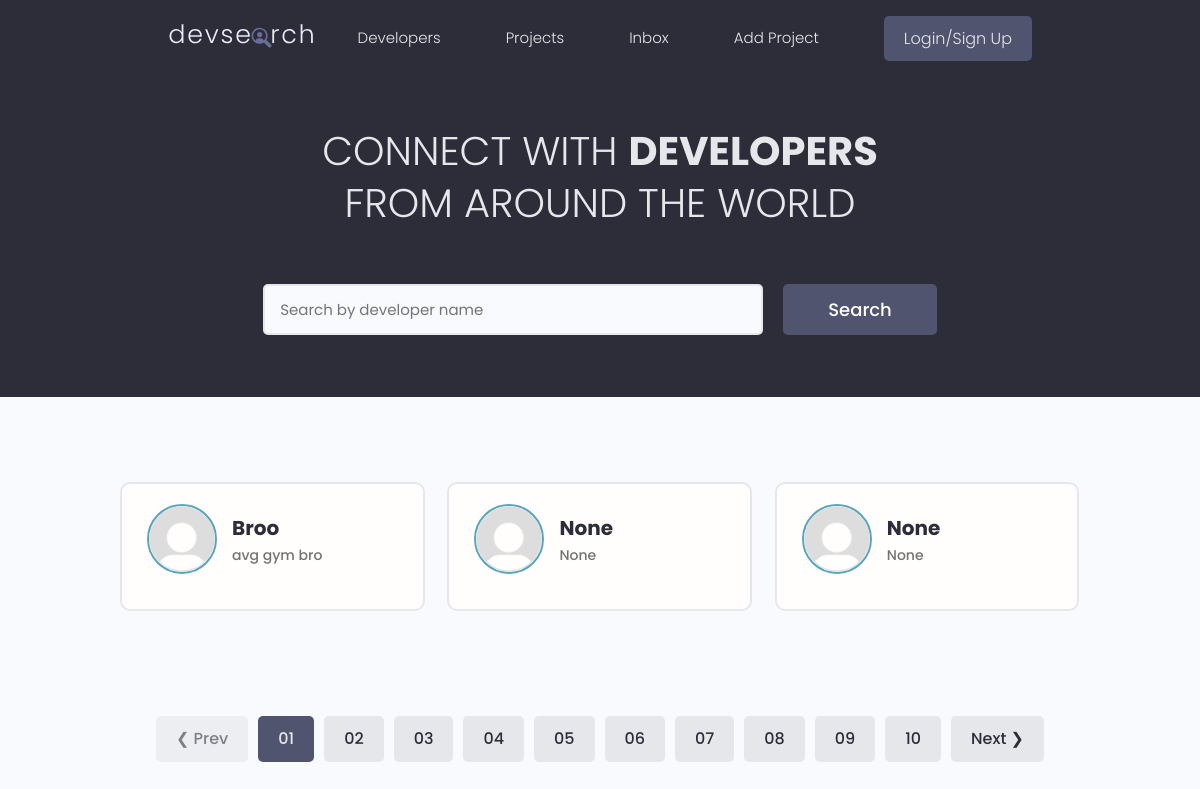
Before: / with the older database file.
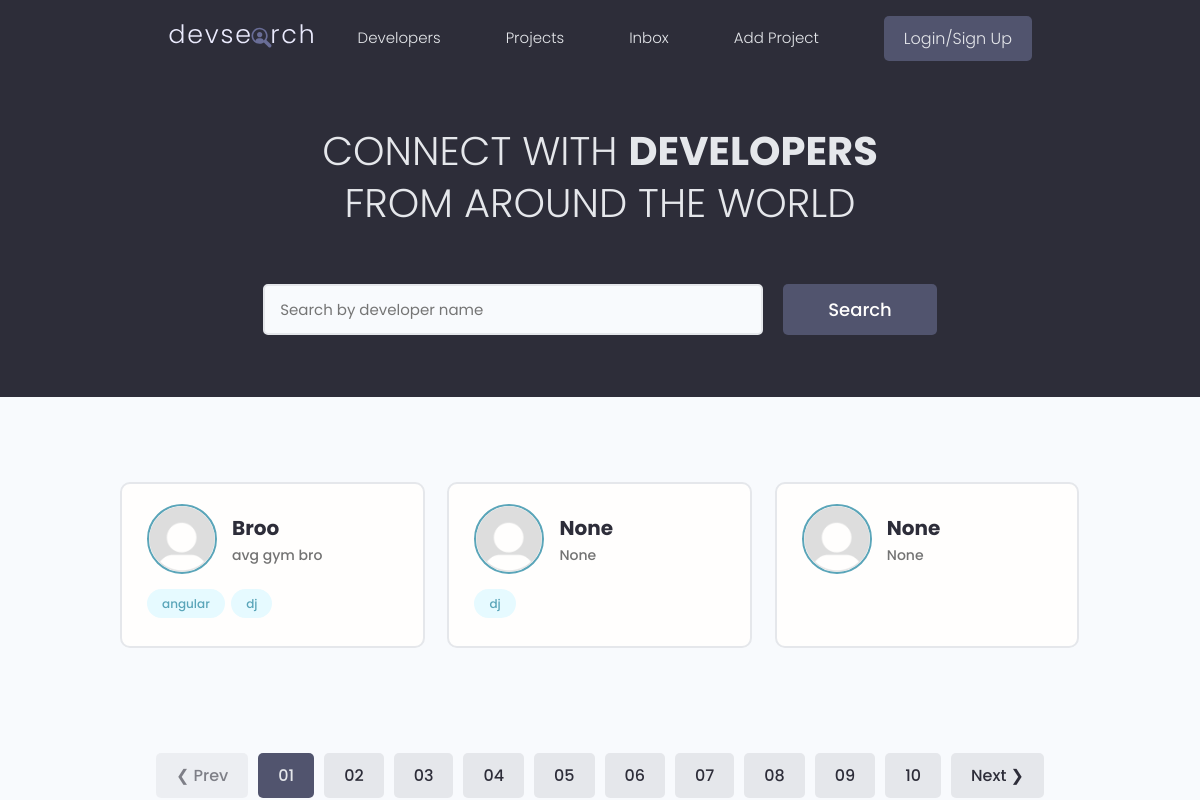
After: the same page with the newer database file.
### users/models.py (models this page shows, shortened)
class Profile(models.Model):
    user = models.OneToOneField(User, on_delete = models.CASCADE, null = True, blank = True)
    name = models.CharField(max_length = 200, blank = True, null = True)
    username = models.CharField(max_length=200, blank = True, null = True)
    location = models.CharField(max_length=200, blank = True, null = True)
    email = models.EmailField(max_length = 500, blank = True, null = True)
    short_intro = models.CharField(max_length = 200, blank = True, null = True)
    bio = models.TextField(blank = True, null = True)
    profile_image = models.ImageField(null = True, blank = True, upload_to = 'profiles/', default="profiles/default.png")
    social_github = models.CharField(max_length = 200, blank=True, null = True)
    social_twitter = models.CharField(max_length = 200, blank=True, null = True)
    social_linkedin = models.CharField(max_length = 200, blank=True, null = True)
    social_youtube = models.CharField(max_length = 200, blank=True, null = True)
    social_website = models.CharField(max_length = 200, blank=True, null = True)
    created = models.DateTimeField(auto_now_add=True)
    id = models.UUIDField(default = uuid.uuid4, primary_key=True, unique=True, editable=False)

class Skill(models.Model):
    owner = models.ForeignKey(Profile, on_delete=models.CASCADE, null = True, blank = True)
    name = models.CharField(max_length=200, blank= True, null = True)
    description = models.TextField(null = True, blank = True)
    created = models.DateTimeField(auto_now_add=True)
    id = models.UUIDField(default=uuid.uuid4, unique=True,primary_key=True, editable=False)

### users/views.py (the view)
# urls.py: path('', views.profiles, name = 'profiles')
def profiles(request):
    profiles = Profile.objects.all()
    return render(request, 'users/profiles.html', {'profiles':profiles})

### users/templates/users/profiles.html (shortened to what this page needs)
{% extends 'main.html' %}
{% block content %}
<main class="home">
    <section class="hero-section text-center">
      <div class="container container--narrow">
        <div class="hero-section__box">
          <h2>CONNECT WITH <span>DEVELOPERS</span></h2>
          <h2>FROM AROUND THE WORLD</h2>
        </div>
        <div class="hero-section__search">
          <form class="form" action="#" method="get">
            <div class="form__field">
              <input class="input input--text" id="formInput#search" type="text" name="text"
                placeholder="Search by developer name" />
            </div>
            <input class="btn btn--sub btn--lg" type="submit" value="Search" />
          </form>
        </div>
      </div>
    </section>
    <section class="devlist">
      <div class="container">
        <div class="grid grid--three">
            {% for profile in  profiles%}
          <div class="column card">
            <div class="dev">
              <a href="/profile.html" class="card__body">
                <div class="dev__profile">
                  <img class="avatar avatar--md" src="{{profile.profile_image.url}}" alt="image" />
                  <div class="dev__meta">
                    <h3>{{profile.name}}</h3>
                    <h5>{{profile.short_intro|slice:"60"}}</h5>
                  </div>
                </div>
                <div class="dev__skills">
                 {% for skill in  profile.skill_set.all%}
                  <span class="tag tag--pill tag--main">
                    <small>{{skill.name}}</small>
                  </span>
                  {% endfor %}
                </div>
              </a>
            </div>
          </div>
          {% endfor %}
        </div>
      </div>
    </section>
    <div class="pagination">
      <ul class="container">
        <li><a href="#" class="btn btn--disabled">&#10094; Prev</a></li>
        <li><a href="#" class="btn btn--sub">01</a></li>
        <li><a href="#" class="btn">02</a></li>
        <li><a href="#" class="btn">03</a></li>
        <li><a href="#" class="btn">04</a></li>
        <li><a href="#" class="btn">05</a></li>
        <li><a href="#" class="btn">06</a></li>
        <li><a href="#" class="btn">07</a></li>
        <li><a href="#" class="btn">08</a></li>
        <li><a href="#" class="btn">09</a></li>
        <li><a href="#" class="btn">10</a></li>
        <li><a href="#" class="btn">Next &#10095;</a></li>
      </ul>
    </div>
  </main>
{% endblock content %}

Changed rows visible on the page:
added Skill: name "angular", shown under Profile "Broo"
added Skill: name "dj", shown under Profile "Broo"
added Skill: name "dj", shown under Profile (number 2 of 3 on the later page)
